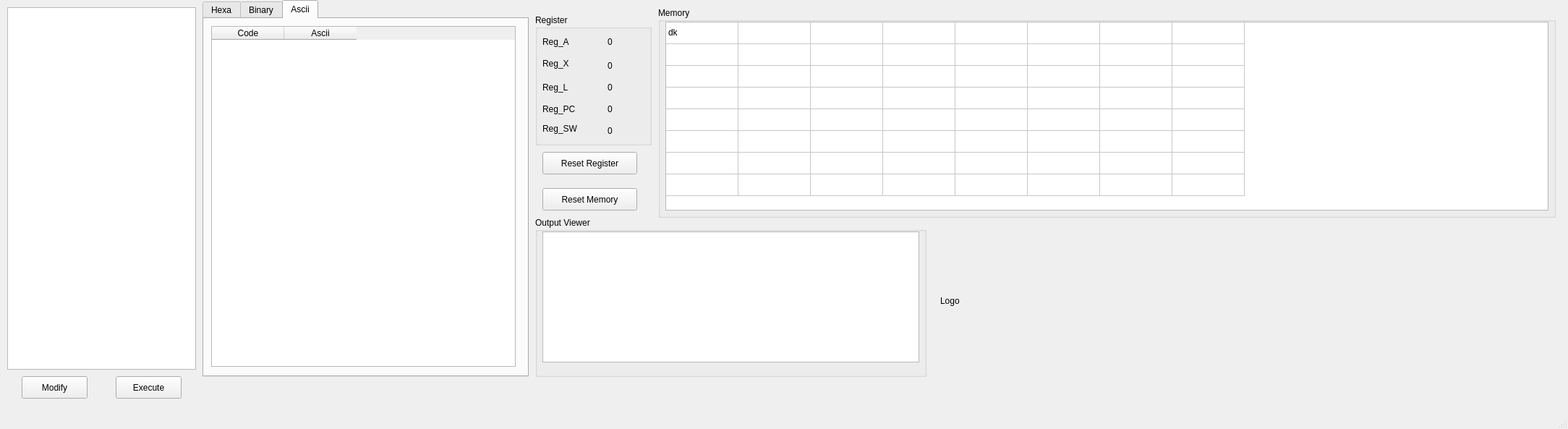
<?xml version="1.0" encoding="UTF-8"?>
<ui version="4.0">
 <class>MainWindow</class>
 <widget class="QMainWindow" name="MainWindow">
  <property name="geometry">
   <rect>
    <x>0</x>
    <y>0</y>
    <width>2168</width>
    <height>593</height>
   </rect>
  </property>
  <property name="windowTitle">
   <string>SIC Program</string>
  </property>
  <widget class="QWidget" name="centralwidget">
   <widget class="QPushButton" name="Btn_modify">
    <property name="geometry">
     <rect>
      <x>30</x>
      <y>520</y>
      <width>91</width>
      <height>31</height>
     </rect>
    </property>
    <property name="text">
     <string>Modify</string>
    </property>
   </widget>
   <widget class="QPushButton" name="Btn_Execute">
    <property name="geometry">
     <rect>
      <x>160</x>
      <y>520</y>
      <width>91</width>
      <height>31</height>
     </rect>
    </property>
    <property name="text">
     <string>Execute</string>
    </property>
   </widget>
   <widget class="QTabWidget" name="tabWidget">
    <property name="geometry">
     <rect>
      <x>280</x>
      <y>0</y>
      <width>451</width>
      <height>521</height>
     </rect>
    </property>
    <property name="currentIndex">
     <number>2</number>
    </property>
    <widget class="QWidget" name="Tab_1">
     <attribute name="title">
      <string>Hexa</string>
     </attribute>
     <widget class="QTableWidget" name="HexaTable">
      <property name="geometry">
       <rect>
        <x>10</x>
        <y>10</y>
        <width>241</width>
        <height>471</height>
       </rect>
      </property>
      <property name="sortingEnabled">
       <bool>false</bool>
      </property>
      <property name="rowCount">
       <number>0</number>
      </property>
      <property name="columnCount">
       <number>2</number>
      </property>
      <column>
       <property name="text">
        <string>Code</string>
       </property>
      </column>
      <column>
       <property name="text">
        <string>Hexa</string>
       </property>
      </column>
     </widget>
    </widget>
    <widget class="QWidget" name="tab_2">
     <attribute name="title">
      <string>Binary</string>
     </attribute>
     <widget class="QTableWidget" name="BinaryTable">
      <property name="geometry">
       <rect>
        <x>10</x>
        <y>10</y>
        <width>241</width>
        <height>471</height>
       </rect>
      </property>
      <property name="rowCount">
       <number>0</number>
      </property>
      <property name="columnCount">
       <number>2</number>
      </property>
      <column>
       <property name="text">
        <string>Code</string>
       </property>
      </column>
      <column>
       <property name="text">
        <string>Binary</string>
       </property>
      </column>
     </widget>
    </widget>
    <widget class="QWidget" name="tab">
     <attribute name="title">
      <string>Ascii</string>
     </attribute>
     <widget class="QTableWidget" name="AsciiTable">
      <property name="geometry">
       <rect>
        <x>10</x>
        <y>10</y>
        <width>421</width>
        <height>471</height>
       </rect>
      </property>
      <property name="rowCount">
       <number>0</number>
      </property>
      <property name="columnCount">
       <number>2</number>
      </property>
      <column>
       <property name="text">
        <string>Code</string>
       </property>
      </column>
      <column>
       <property name="text">
        <string>Ascii</string>
       </property>
      </column>
     </widget>
    </widget>
   </widget>
   <widget class="QGroupBox" name="groupBox">
    <property name="geometry">
     <rect>
      <x>740</x>
      <y>300</y>
      <width>541</width>
      <height>221</height>
     </rect>
    </property>
    <property name="title">
     <string>Output Viewer</string>
    </property>
    <widget class="QTextEdit" name="textEdit">
     <property name="geometry">
      <rect>
       <x>10</x>
       <y>20</y>
       <width>521</width>
       <height>181</height>
      </rect>
     </property>
    </widget>
   </widget>
   <widget class="QGroupBox" name="groupBox_2">
    <property name="geometry">
     <rect>
      <x>910</x>
      <y>10</y>
      <width>1241</width>
      <height>291</height>
     </rect>
    </property>
    <property name="title">
     <string>Memory</string>
    </property>
    <widget class="QTableWidget" name="MemoryTable">
     <property name="geometry">
      <rect>
       <x>10</x>
       <y>20</y>
       <width>1221</width>
       <height>261</height>
      </rect>
     </property>
     <property name="verticalScrollBarPolicy">
      <enum>Qt::ScrollBarAsNeeded</enum>
     </property>
     <property name="rowCount">
      <number>8</number>
     </property>
     <property name="columnCount">
      <number>8</number>
     </property>
     <attribute name="horizontalHeaderVisible">
      <bool>false</bool>
     </attribute>
     <attribute name="horizontalHeaderCascadingSectionResizes">
      <bool>false</bool>
     </attribute>
     <attribute name="horizontalHeaderHighlightSections">
      <bool>true</bool>
     </attribute>
     <attribute name="horizontalHeaderShowSortIndicator" stdset="0">
      <bool>false</bool>
     </attribute>
     <attribute name="horizontalHeaderStretchLastSection">
      <bool>false</bool>
     </attribute>
     <attribute name="verticalHeaderVisible">
      <bool>false</bool>
     </attribute>
     <attribute name="verticalHeaderMinimumSectionSize">
      <number>23</number>
     </attribute>
     <row/>
     <row/>
     <row/>
     <row/>
     <row/>
     <row/>
     <row/>
     <row/>
     <column/>
     <column/>
     <column/>
     <column/>
     <column/>
     <column/>
     <column/>
     <column/>
     <item row="0" column="0">
      <property name="text">
       <string>dk</string>
      </property>
     </item>
    </widget>
   </widget>
   <widget class="QGroupBox" name="groupBox_3">
    <property name="geometry">
     <rect>
      <x>740</x>
      <y>20</y>
      <width>161</width>
      <height>181</height>
     </rect>
    </property>
    <property name="title">
     <string>Register</string>
    </property>
    <widget class="QLabel" name="label1">
     <property name="geometry">
      <rect>
       <x>10</x>
       <y>30</y>
       <width>71</width>
       <height>16</height>
      </rect>
     </property>
     <property name="text">
      <string>Reg_A</string>
     </property>
    </widget>
    <widget class="QLabel" name="label_2">
     <property name="geometry">
      <rect>
       <x>10</x>
       <y>60</y>
       <width>71</width>
       <height>16</height>
      </rect>
     </property>
     <property name="text">
      <string>Reg_X</string>
     </property>
    </widget>
    <widget class="QLabel" name="label_3">
     <property name="geometry">
      <rect>
       <x>10</x>
       <y>90</y>
       <width>71</width>
       <height>21</height>
      </rect>
     </property>
     <property name="text">
      <string>Reg_L</string>
     </property>
    </widget>
    <widget class="QLabel" name="label_4">
     <property name="geometry">
      <rect>
       <x>10</x>
       <y>120</y>
       <width>71</width>
       <height>21</height>
      </rect>
     </property>
     <property name="text">
      <string>Reg_PC</string>
     </property>
    </widget>
    <widget class="QLabel" name="label_5">
     <property name="geometry">
      <rect>
       <x>10</x>
       <y>150</y>
       <width>71</width>
       <height>16</height>
      </rect>
     </property>
     <property name="text">
      <string>Reg_SW</string>
     </property>
    </widget>
    <widget class="QLabel" name="Reg_A">
     <property name="geometry">
      <rect>
       <x>100</x>
       <y>30</y>
       <width>56</width>
       <height>16</height>
      </rect>
     </property>
     <property name="text">
      <string>0</string>
     </property>
    </widget>
    <widget class="QLabel" name="Reg_X">
     <property name="geometry">
      <rect>
       <x>100</x>
       <y>60</y>
       <width>56</width>
       <height>21</height>
      </rect>
     </property>
     <property name="text">
      <string>0</string>
     </property>
    </widget>
    <widget class="QLabel" name="Reg_L">
     <property name="geometry">
      <rect>
       <x>100</x>
       <y>90</y>
       <width>56</width>
       <height>21</height>
      </rect>
     </property>
     <property name="text">
      <string>0</string>
     </property>
    </widget>
    <widget class="QLabel" name="Reg_PC">
     <property name="geometry">
      <rect>
       <x>100</x>
       <y>120</y>
       <width>56</width>
       <height>21</height>
      </rect>
     </property>
     <property name="text">
      <string>0</string>
     </property>
    </widget>
    <widget class="QLabel" name="Reg_SW">
     <property name="geometry">
      <rect>
       <x>100</x>
       <y>150</y>
       <width>56</width>
       <height>21</height>
      </rect>
     </property>
     <property name="text">
      <string>0</string>
     </property>
    </widget>
   </widget>
   <widget class="QPushButton" name="Btn_resetR">
    <property name="geometry">
     <rect>
      <x>750</x>
      <y>210</y>
      <width>131</width>
      <height>31</height>
     </rect>
    </property>
    <property name="text">
     <string>Reset Register</string>
    </property>
   </widget>
   <widget class="QPushButton" name="Btn_ResetM">
    <property name="geometry">
     <rect>
      <x>750</x>
      <y>260</y>
      <width>131</width>
      <height>31</height>
     </rect>
    </property>
    <property name="text">
     <string>Reset Memory</string>
    </property>
   </widget>
   <widget class="QTextEdit" name="InputText">
    <property name="geometry">
     <rect>
      <x>10</x>
      <y>10</y>
      <width>261</width>
      <height>501</height>
     </rect>
    </property>
   </widget>
   <widget class="QLabel" name="LogoPicture">
    <property name="geometry">
     <rect>
      <x>1300</x>
      <y>320</y>
      <width>191</width>
      <height>191</height>
     </rect>
    </property>
    <property name="text">
     <string>Logo</string>
    </property>
   </widget>
  </widget>
  <widget class="QMenuBar" name="menubar">
   <property name="geometry">
    <rect>
     <x>0</x>
     <y>0</y>
     <width>2168</width>
     <height>22</height>
    </rect>
   </property>
  </widget>
  <widget class="QStatusBar" name="statusbar"/>
 </widget>
 <resources/>
 <connections/>
</ui>
